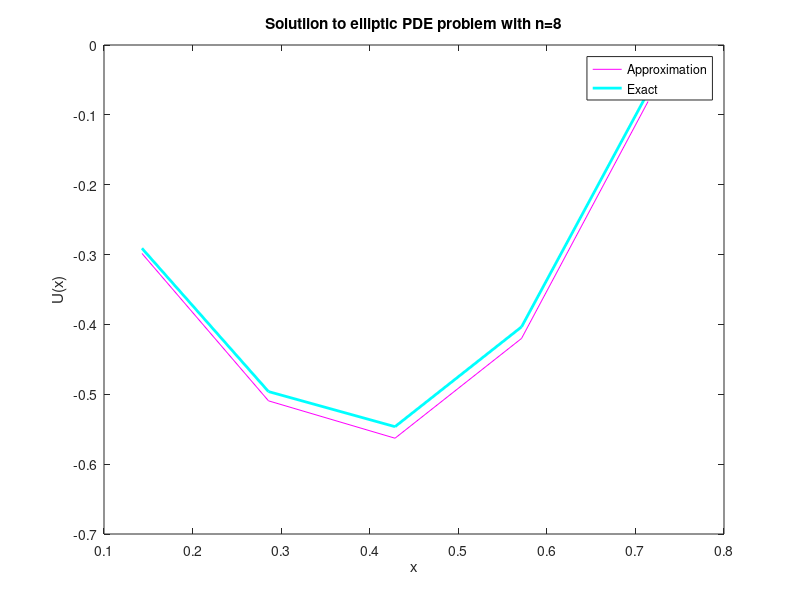

Here is the MATLAB script that generated this plot: (Note: this script raises an error after producing the figure.)
% Reads in data
format long;
value = csvread('EllipticPlot.csv');

% Retrieves h and error values
nodes = value(1,1:end-1); 
approx = value(2, 1:end-1);
exact = value(3, 1:end-1);

% Create plot
figure(1);
plot(nodes,approx,'m',nodes,exact, 'c', 'LineWidth',2);
xlabel('x'); ylabel('U(x)'); legend('Approximation','Exact');
title('Solutiion to elliptic PDE problem with n=8'); % change this
ax = gca; ax.FontSize = 14; axis tight;


